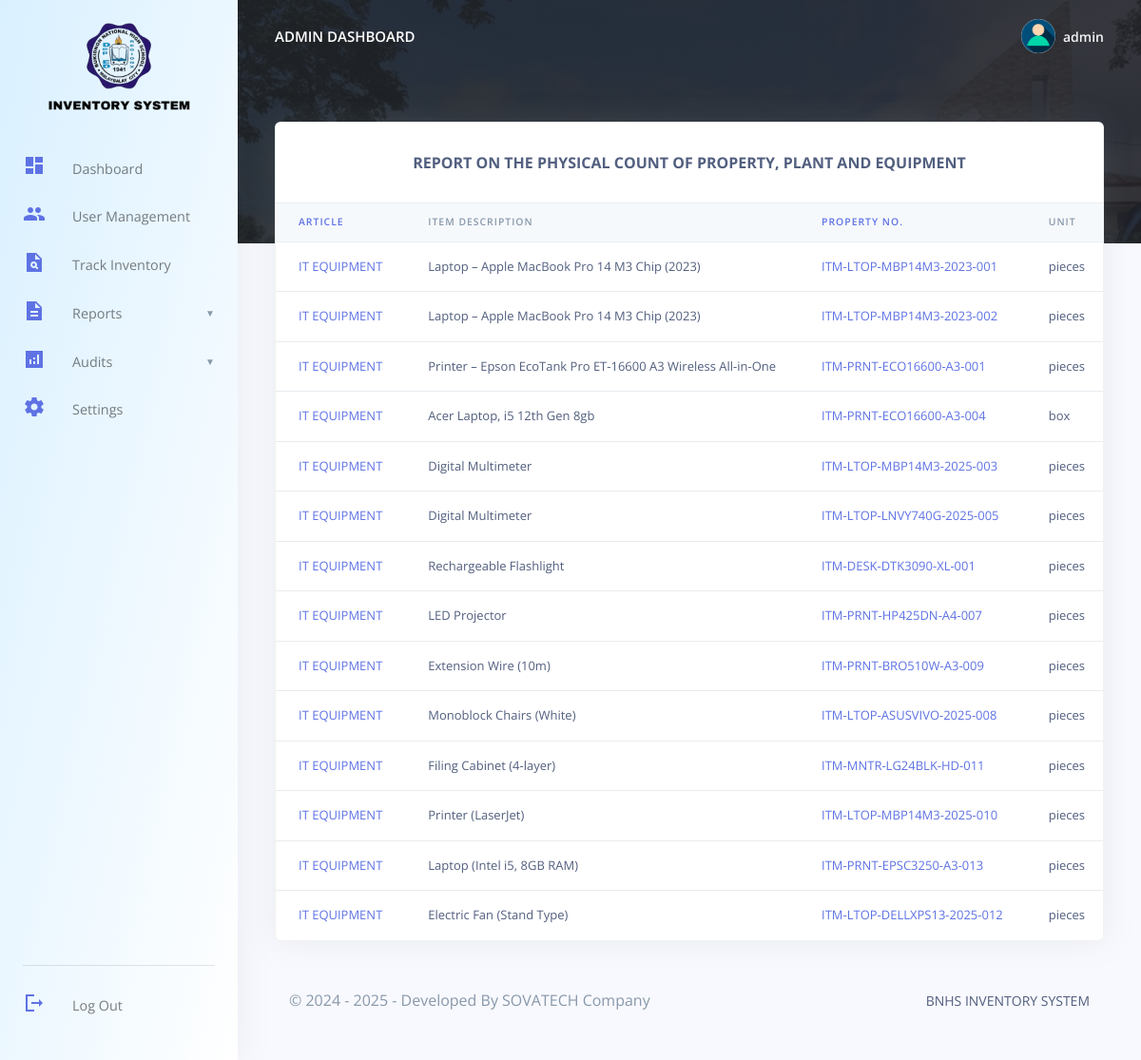
The app's page /BNHS/admin/dashboard_seeall_rpcppe.php (signed in) with its own data.
### tables this page shows
CREATE TABLE `bnhs_admin` (
  `admin_id` varchar(15) NOT NULL,
  `admin_name` varchar(255) DEFAULT NULL,
  `admin_email` varchar(255) DEFAULT NULL,
  `admin_password` varchar(255) DEFAULT NULL,
  `created_at` timestamp(6) NULL DEFAULT NULL ON UPDATE current_timestamp(6),
  `resetcode` int(6) DEFAULT NULL
);

CREATE TABLE `property_acknowledgment_receipts` (
  `par_id` int(11) NOT NULL,
  `entity_id` int(11) NOT NULL,
  `par_no` varchar(50) NOT NULL,
  `date_acquired` date NOT NULL,
  `end_user_name` varchar(100) NOT NULL,
  `receiver_position` varchar(100) DEFAULT NULL,
  `receiver_date` date DEFAULT NULL,
  `custodian_name` varchar(100) NOT NULL,
  `custodian_position` varchar(100) DEFAULT NULL,
  `custodian_date` date DEFAULT NULL,
  `created_at` timestamp NOT NULL DEFAULT current_timestamp(),
  `updated_at` timestamp NOT NULL DEFAULT current_timestamp() ON UPDATE current_timestamp()
);

CREATE TABLE `par_items` (
  `par_item_id` int(11) NOT NULL,
  `par_id` int(11) NOT NULL,
  `item_id` int(11) NOT NULL,
  `quantity` int(11) NOT NULL,
  `article` varchar(255) NOT NULL,
  `remarks` text NOT NULL,
  `property_number` varchar(50) DEFAULT NULL,
  `created_at` timestamp NOT NULL DEFAULT current_timestamp()
);

CREATE TABLE `items` (
  `item_id` int(11) NOT NULL,
  `stock_no` varchar(50) DEFAULT NULL,
  `item_description` text NOT NULL,
  `unit` varchar(20) NOT NULL,
  `unit_cost` decimal(10,2) NOT NULL,
  `created_at` timestamp NOT NULL DEFAULT current_timestamp(),
  `updated_at` timestamp NULL DEFAULT NULL ON UPDATE current_timestamp()
);

### BNHS/admin/dashboard_seeall_rpcppe.php (the view, shortened to what this page needs)
<?php
include('config/config.php');
require_once('partials/_head.php');
?>
<body>
  <?php
  require_once('partials/_sidebar.php');
  ?>
  <div class="main-content">
    <?php
    require_once('partials/_topnav.php');
    ?>
    <div class="container-fluid mt--8">
      <div class="row">
        <div class="col">
          <div class="card shadow">
            <div class="card-header border-0" style="text-align: center; padding: 30px;">
            <strong>REPORT ON THE PHYSICAL COUNT OF PROPERTY, PLANT AND EQUIPMENT</strong>
            </div>
            <div class="table-responsive">
              <table class="table align-items-center table-flush">
                <thead class="thead-light">
                  <tr>
                  <th class="text-primary" scope="col">Article</th>
                    <th scope="col">Item Description</th>
                    <th class="text-primary" scope="col">Property No.</th>
                    <th scope="col">Unit</th>
                  </tr>
                </thead>
                <tbody>
                  <?php
                    $ret = "SELECT par.par_id as id, par.par_no, par.end_user_name, par.receiver_position,
                            par.receiver_date, par.date_acquired,
                            i.item_description, i.unit_cost, i.unit,
                            e.entity_name, e.fund_cluster as entity_fund_cluster,
                            pi.quantity, pi.property_number, pi.remarks, pi.article,
                            (pi.quantity * i.unit_cost) as total_amount
                            FROM property_acknowledgment_receipts par
                            LEFT JOIN par_items pi ON par.par_id = pi.par_id
                            LEFT JOIN items i ON pi.item_id = i.item_id
                            LEFT JOIN entities e ON par.entity_id = e.entity_id
                          ORDER BY par.created_at DESC";
                  $stmt = $mysqli->prepare($ret);
                  if ($stmt) {
                      $stmt->execute();
                      $res = $stmt->get_result();
                      while ($par = $res->fetch_object()) {
                  ?>
                    <tr>
                    <td class="text-primary"><?php echo isset($par->article) ? $par->article : ''; ?></td>
                        <td><?php echo isset($par->item_description) ? $par->item_description : ''; ?></td>
                        <td class="text-primary"><?php echo isset($par->property_number) ? $par->property_number : ''; ?></td>
                        <td><?php echo isset($par->unit) ? $par->unit : ''; ?></td>
                    </tr>
                  <?php
                      }
                  } else {
                      echo "<tr><td colspan='16' class='text-center'>Error executing query: " . $mysqli->error . "</td></tr>";
                  }
                  ?>
                </tbody>
              </table>
            </div>
          </div>
        </div>
      </div>
      <?php
      require_once('partials/_mainfooter.php');
      ?>
    </div>
  </div>
</body>
</html>

### BNHS/admin/partials/_sidebar.php (shortened to what this page needs)
<?php
$admin_id = $_SESSION['admin_id'];
$ret = "SELECT * FROM   bnhs_admin  WHERE admin_id = '$admin_id'";
$stmt = $mysqli->prepare($ret);
$stmt->execute();
$res = $stmt->get_result();
while ($admin = $res->fetch_object()) {
  ?>
  <nav class="navbar navbar-vertical fixed-left navbar-expand-md navbar-light" id="sidenav-main" style="background: linear-gradient(to bottom right, #d9f0ff, #ffffff);">
  <div class="container-fluid">
      <a class="pt-1 nav-logo-container" href="dashboard.php">
        <img src="assets/img/theme/logos.png" class="nav-logo" alt="...">
      </a>
      <div class="collapse navbar-collapse" id="sidenav-collapse-main">
        <ul class="navbar-nav">
          <li class="nav-item">
            <a class="nav-link" href="dashboard.php">
              <i><span class="material-icons-sharp text-primary">dashboard</span></i> Dashboard
            </a>
          </li>
          <li class="nav-item">
            <a class="nav-link" href="user_management.php">
              <i><span class="material-icons-sharp text-primary">group</span></i> User Management
            </a>
          </li>
          <li class="nav-item">
            <a class="nav-link" href="track_inventory.php">
              <i><span class="material-icons-sharp text-primary">plagiarism</span></i> Track Inventory
            </a>
          </li>
          <li class="nav-item">
            <a class="nav-link " href="#reportsSubmenu" data-toggle="collapse" aria-expanded="false">
              <i><span class="material-icons-sharp text-primary">description</span></i> Reports
            </a>
          </li>
          <li class="nav-item">
            <a class="nav-link" href="#AuditsSubmenu" data-toggle="collapse" aria-expanded="false">
              <i><span class="material-icons-sharp text-primary">analytics</span></i> Audits
            </a>
          </li>
          <li class="nav-item">
            <a class="nav-link" href="change_profile.php">
              <i><span class="material-icons-sharp text-primary">settings</span></i> Settings
            </a>
          </li>
        </ul>
        <div class="sidebar-footer mt-auto">
          <hr class="my-3">
          <ul class="navbar-nav mb-md-3">
            <li class="nav-item">
              <a class="nav-link" href="logout.php" id="logoutBtn">
                <i><span class="material-icons-sharp text-primary">logout</span></i> Log Out
              </a>
            </li>
          </ul>
        </div>
      </div>
    </div>
  </nav>
<?php } ?>

### BNHS/admin/partials/_topnav.php (shortened to what this page needs)
<?php
$admin_id = $_SESSION['admin_id'];
$ret = "SELECT * FROM  bnhs_admin  WHERE admin_id = '$admin_id'";
$stmt = $mysqli->prepare($ret);
$stmt->execute();
$res = $stmt->get_result();
while ($admin = $res->fetch_object()) {
    ?>
    <nav class="navbar navbar-top navbar-expand-md navbar-dark" id="navbar-main">
        <div class="container-fluid">
            <a class="h4 mb-0 text-white text-uppercase d-none d-lg-inline-block"
                href="dashboard.php"><?php echo $admin->admin_name; ?> Dashboard</a>
            <ul class="navbar-nav align-items-center d-none d-md-flex">
                <li class="nav-item dropdown">
                    <a class="nav-link pr-0" href="#" role="button" data-toggle="dropdown" aria-haspopup="true"
                        aria-expanded="false">
                        <div class="media align-items-center">
                            <span class="avatar avatar-sm rounded-circle">
                                <img alt="Image placeholder" src="assets/img/theme/user-a-min.png">
                            </span>
                            <div class="media-body ml-2 d-none d-lg-block">
                                <span class="mb-0 text-sm  font-weight-bold "><?php echo $admin->admin_name; ?></span>
                            </div>
                        </div>
                    </a>
                </li>
            </ul>
        </div>
    </nav>
<?php } ?>

### BNHS/admin/partials/_head.php (style rules this page uses)
.navbar-nav .nav-link { display: flex; color: var(--color-info-dark); gap: 1rem; align-items: center; position: relative; }
.nav-logo { object-fit: cover; object-position: center; height: 100px; }
.nav-logo-container { display: flex; justify-content: center; align-items: center; }

### BNHS/admin/partials/_sidebar.php (style rules this page uses)
.nav-link[data-toggle="collapse"]::after { content: "▼" !important; font-size: 10px; color: #5f73e4; margin-left: 6px; }

### records on screen
bnhs_admin: admin_name "ADMIN", admin_name "admin"
property_acknowledgment_receipts: par_items.article "IT EQUIPMENT", items.item_description "Laptop – Apple MacBook Pro 14 M3 Chip (2023)", par_items.property_number "ITM-LTOP-MBP14M3-2023-001", items.unit "pieces"
property_acknowledgment_receipts: par_items.article "IT EQUIPMENT", items.item_description "Laptop – Apple MacBook Pro 14 M3 Chip (2023)", par_items.property_number "ITM-LTOP-MBP14M3-2023-002", items.unit "pieces", items.item_description "Printer – Epson EcoTank Pro ET-16600 A3 Wireless All-in-One", par_items.property_number "ITM-PRNT-ECO16600-A3-001"
property_acknowledgment_receipts: par_items.article "IT EQUIPMENT", items.item_description "Acer Laptop, i5 12th Gen 8gb", par_items.property_number "ITM-PRNT-ECO16600-A3-004", items.unit "box", items.item_description "Digital Multimeter", par_items.property_number "ITM-LTOP-MBP14M3-2025-003", items.unit "pieces"
property_acknowledgment_receipts: par_items.article "IT EQUIPMENT", items.item_description "Digital Multimeter", par_items.property_number "ITM-LTOP-LNVY740G-2025-005", items.unit "pieces", items.item_description "Rechargeable Flashlight", par_items.property_number "ITM-DESK-DTK3090-XL-001"
property_acknowledgment_receipts: par_items.article "IT EQUIPMENT", items.item_description "LED Projector", par_items.property_number "ITM-PRNT-HP425DN-A4-007", items.unit "pieces"
property_acknowledgment_receipts: par_items.article "IT EQUIPMENT", items.item_description "Extension Wire (10m)", par_items.property_number "ITM-PRNT-BRO510W-A3-009", items.unit "pieces", items.item_description "Monoblock Chairs (White)", par_items.property_number "ITM-LTOP-ASUSVIVO-2025-008"
property_acknowledgment_receipts: par_items.article "IT EQUIPMENT", items.item_description "Filing Cabinet (4-layer)", par_items.property_number "ITM-MNTR-LG24BLK-HD-011", items.unit "pieces", items.item_description "Printer (LaserJet)", par_items.property_number "ITM-LTOP-MBP14M3-2025-010"
property_acknowledgment_receipts: par_items.article "IT EQUIPMENT", items.item_description "Laptop (Intel i5, 8GB RAM)", par_items.property_number "ITM-PRNT-EPSC3250-A3-013", items.unit "pieces", items.item_description "Electric Fan (Stand Type)", par_items.property_number "ITM-LTOP-DELLXPS13-2025-012"
